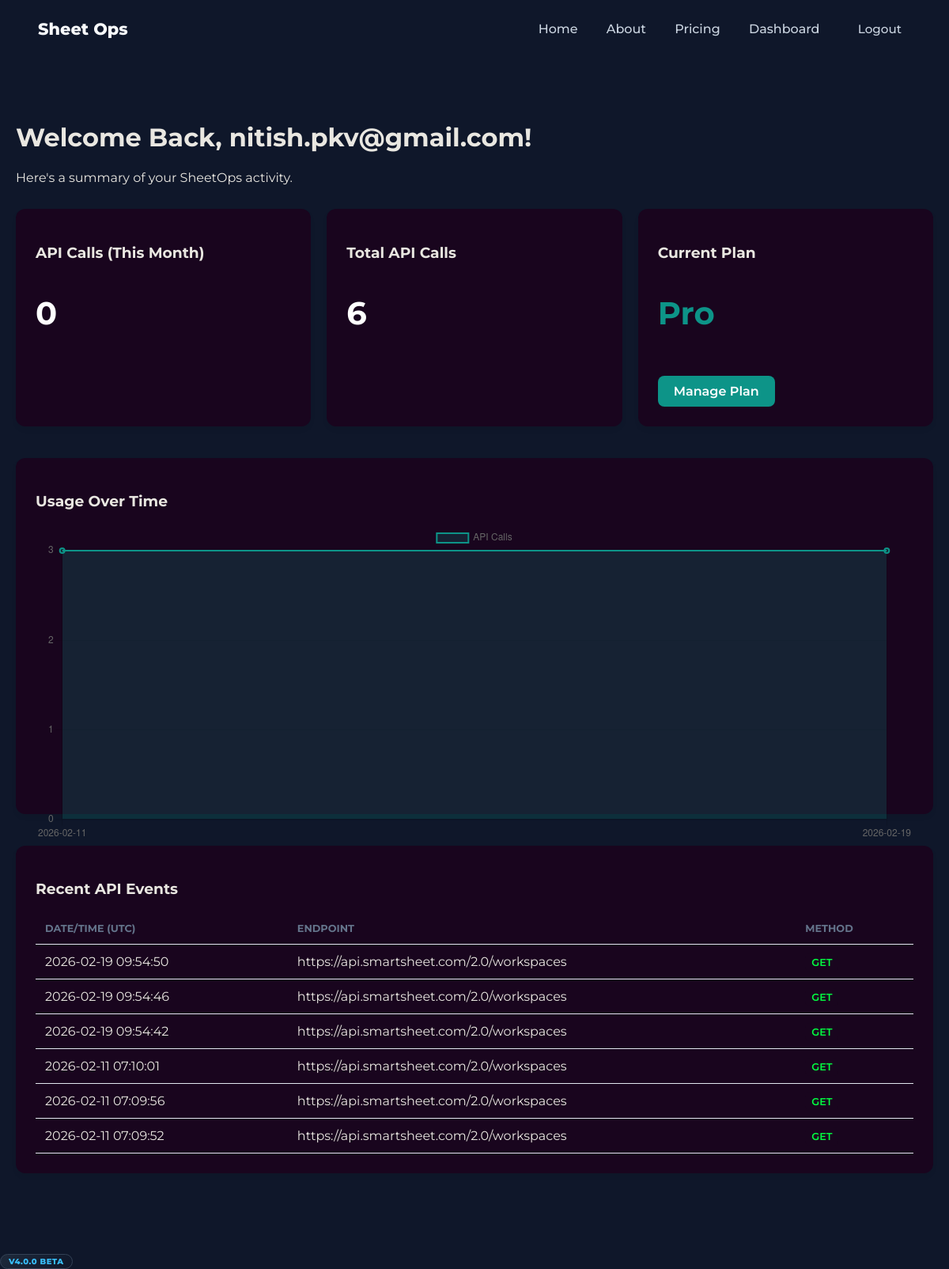
The page /usage (signed in) on the database its author committed.
### models/subscription.py (models this page shows)
class Subscription(Base):
    __tablename__ = "subscriptions"
    id = Column(Integer, primary_key=True)
    user_id = Column(Integer, ForeignKey("users.id"), unique=True)
    plan_type = Column(String, default="trial")
    trial_start = Column(
        DateTime(timezone=True),
        default=lambda: datetime.now(timezone.utc)
    )
    trial_end = Column(
        DateTime(timezone=True),
        default=lambda: datetime.now(timezone.utc) + timedelta(days=7)
    )
    is_trial_active = Column(Boolean, default=True)

### models/usage.py (models this page shows)
class UsageLog(Base):
    __tablename__ = "usage_logs"
    id = Column(Integer, primary_key=True, index=True)
    user_id = Column(Integer, ForeignKey("users.id"))
    endpoint = Column(String)  # e.g., "/sheets", "/users"
    method = Column(String)    # e.g., "GET" or "POST"
    timestamp = Column(DateTime, default=lambda: datetime.now(timezone.utc))

### main.py (the view)
@app.route("/usage")
@login_required
def user_dashboard():
    user_id = session.get("user_id")
    db = SessionLocal()
    today = date.today()
    start_of_month = date(today.year, today.month, 1)
    total_usage_month = db.query(func.count(UsageLog.id)).filter(
        UsageLog.user_id == user_id,
        func.date(UsageLog.timestamp) >= start_of_month
    ).scalar() or 0
    total_usage_all_time = db.query(func.count(UsageLog.id)).filter(
        UsageLog.user_id == user_id
    ).scalar() or 0
    days_left = None
    subscription = db.query(Subscription).filter(Subscription.user_id == user_id).first()
    if subscription and subscription.plan_type == 'trial' and subscription.trial_end:
        trial_end_aware = subscription.trial_end.replace(tzinfo=timezone.utc)
        time_remaining = trial_end_aware - datetime.now(timezone.utc)
        days_left = max(0, time_remaining.days)
    graph_data = db.query(
        func.date(UsageLog.timestamp).label('date'),
        func.count(UsageLog.id).label('count')
    ).filter(UsageLog.user_id == user_id).group_by(func.date(UsageLog.timestamp)).all()
    labels = [str(row.date) for row in graph_data]
    values = [row.count for row in graph_data]
    recent_events = db.query(UsageLog).filter(UsageLog.user_id == user_id).order_by(UsageLog.timestamp.desc()).limit(10).all()
    db.close()
    return render_template("usage.html",
                           labels=labels,
                           values=values,
                           events=recent_events,
                           total_usage_month=total_usage_month,
                           total_usage_all_time=total_usage_all_time,
                           current_plan=session.get('user_plan', 'Trial'),
                           days_left=days_left)

### auth/security.py (called while the page is built)
def login_required(view_func):
    @wraps(view_func)
    def wrapper(*args, **kwargs):
        if "user_id" not in session:
            return redirect("/login")
        return view_func(*args, **kwargs)
    return wrapper

### main.py (called while the page is built)
@app.context_processor
def inject_app_version():
    return dict(app_version=APP_VERSION)

### template/usage.html (shortened to what this page needs)
<!DOCTYPE html>
<html>
<head>
    <link rel="stylesheet" href="{{ url_for('static', filename='style.css') }}">
</head>
<body>
    <header class="navbar">
    <div class="logo">Sheet Ops</div>
    <nav>
        <a href="/">Home</a>
        <a href="/about">About</a>
        <a href="/pricing">Pricing</a>
        <a href="/usage">Dashboard</a>
        {% if session.get("user_id") %}
        <a href="{{ url_for('auth.logout') }}" class="btn btn-danger">Logout</a>
        {% else %}
        <a href="/login">Login</a>
        {% endif %}
    </nav>
</header>
     <div class="dashboard-container">
        <header class="dashboard-header">
            <h1>Welcome Back, {{ session.get('user_email', 'User') }}!</h1>
            <p>Here's a summary of your SheetOps activity.</p>
        </header>
        <div class="metrics-grid">
            <div class="metric-card">
                <h3>API Calls (This Month)</h3>
                <p class="metric-value">{{ total_usage_month }}</p>
            </div>
            <div class="metric-card">
                <h3>Total API Calls</h3>
                <p class="metric-value">{{ total_usage_all_time }}</p>
            </div>
            <div class="metric-card plan-card">
                <h3>Current Plan</h3>
                <p class="metric-value plan-name">{{ current_plan | title }}</p>
                <a href="{{ url_for('fetch_pricing') }}" class="btn-upgrade">Manage Plan</a>
            </div>
        </div>
        <div class="chart-container">
            <h3>Usage Over Time</h3>
            <canvas id="usageChart"></canvas>
        </div>
        <div class="events-container">
            <h3>Recent API Events</h3>
            <table>
                <thead>
                    <tr>
                        <th>Date/Time (UTC)</th>
                        <th>Endpoint</th>
                        <th>Method</th>
                    </tr>
                </thead>
                <tbody>
                    {% for event in events %}
                    <tr>
                        <td>{{ event.timestamp.strftime('%Y-%m-%d %H:%M:%S') }}</td>
                        <td>{{ event.endpoint }}</td>
                        <td><span class="method-tag">{{ event.method }}</span></td>
                    </tr>
                    {% else %}
                    <tr>
                        <td colspan="3">No activity recorded yet. Run an export to see your usage!</td>
                    </tr>
                    {% endfor %}
                </tbody>
            </table>
        </div>
    </div>
<div class="app-footer">
        <span class="version-badge">v{{ app_version }}</span>
</div>
<script>
    const ctx = document.getElementById('usageChart').getContext('2d');
    new Chart(ctx, {
        type: 'line',
        data: {
            labels: {{ labels|tojson }},
            datasets: [{
                label: 'API Calls',
                data: {{ values|tojson }},
                backgroundColor: 'rgba(13, 148, 136, 0.2)',
                borderColor: '#0d9488',
                borderWidth: 2,
                fill: true,
                tension: 0.3
            }]
        },
        options: {
            responsive: true,
            maintainAspectRatio: false,
            scales: { y: { beginAtZero: true, ticks: { stepSize: 1 } } }
        }
    });
</script>
</body>
</html>

### static/style.css (style rules this page uses)
body { background-color: #0f172a; color: #E9E7E1; font-family: "Montserrat", sans-serif; margin: 0; }
.navbar { display: flex; justify-content: space-between; align-items: center; padding: 1.5rem 3rem; }
.logo { font-weight: 800; font-size: 1.3rem; color: #f8fafc; }
.navbar nav a { margin-left: 2rem; text-decoration: none; color: #cbd5e1; font-weight: 500; }
.btn { width: 100%; border: none; padding: 0.75rem; font-size: 0.95rem; font-weight: 600; border-radius: 6px; cursor: pointer; }
.dashboard-container { max-width: 1200px; margin: 40px auto; padding: 20px; }
.dashboard-header { margin-bottom: 30px; }
.method-tag { font-weight: bold; color: #02ff41; }
.metrics-grid { display: grid; grid-template-columns: repeat(auto-fit, minmax(250px, 1fr)); gap: 20px; margin-bottom: 40px; }
.metric-card { background: rgb(25, 5, 30); padding: 25px; border-radius: 12px; box-shadow: 0 4px 6px rgba(0,0,0,0.05); }
.metric-value { font-size: 2.5rem; font-weight: 700; color: #ffffff; }
.plan-name { color: #0d9488; }
.btn-upgrade { display: inline-block; margin-top: 15px; background: #0d9488; color: white; padding: 10px 20px; border-radius: 8px; text-decoration: none; font-weight: 600; }
.chart-container, .events-container { background: rgb(25, 5, 30); padding: 25px; border-radius: 12px; box-shadow: 0 4px 6px rgba(0,0,0,0.05); margin-bottom: 40px; }
.chart-container { height: 400px; }
table { width: 100%; border-collapse: collapse; }
th, td { padding: 12px; text-align: left; border-bottom: 1px solid #e2e8f0; }
th { color: #64748b; font-size: 0.8rem; text-transform: uppercase; }
.method-tag { background: rgb(25, 5, 30); padding: 4px 8px; border-radius: 6px; font-weight: 600; font-size: 0.8rem; }
.version-badge { display: inline-block; padding: 2px 10px; background: linear-gradient(135deg, #1e293b 0%, #0f172a 100%); color: #38bdf8; border: 1px solid #334155; border-radius: 999px; font-size: 10px; font-weight: 800; letter-spacing: 0.5px; text-transform: uppercase; }

### rows shown on the page
Subscription: plan_type "Pro"
UsageLog: timestamp "2026-02-19 09:54:50", endpoint "https://api.smartsheet.com/2.0/workspaces", method "GET"
UsageLog: timestamp "2026-02-19 09:54:46", endpoint "https://api.smartsheet.com/2.0/workspaces", method "GET"
UsageLog: timestamp "2026-02-19 09:54:42", endpoint "https://api.smartsheet.com/2.0/workspaces", method "GET"
UsageLog: timestamp "2026-02-11 07:10:01", endpoint "https://api.smartsheet.com/2.0/workspaces", method "GET"
UsageLog: timestamp "2026-02-11 07:09:56", endpoint "https://api.smartsheet.com/2.0/workspaces", method "GET"
UsageLog: timestamp "2026-02-11 07:09:52", endpoint "https://api.smartsheet.com/2.0/workspaces", method "GET"

### other values the page prints
{{ session.get('user_email', 'User') }} "nitish.pkv@gmail.com"
{{ total_usage_month }} "0"
{{ total_usage_all_time }} "6"
{{ app_version }} "4.0.0 BETA"
chart data {{ labels|tojson }} ["2026-02-11", "2026-02-19"]
chart data {{ values|tojson }} [3, 3]
